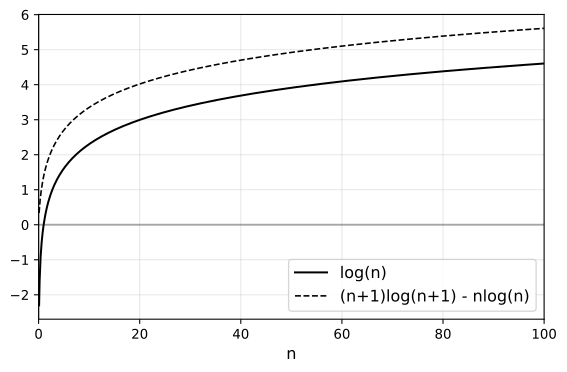

Write Python code to recreate this figure.
import numpy as np
import matplotlib.pyplot as plt

# Define the functions
def log_n(n):
    return np.log(n)

def difference_function(n):
    return (n + 1) * np.log(n + 1) - n * np.log(n)

# Generate n values
n = np.linspace(0, 100, 1000)

# Compute the functions
log_values = log_n(n)
diff_values = difference_function(n)

# Create the plot with updated styling
plt.figure(figsize=(6, 4))  # Smaller figure size

# Plot log(n)
plt.plot(n, log_values, 'k-', label='log(n)', linewidth=1.5)  # Black solid line

# Plot (n+1)log(n+1) - nlog(n)
plt.plot(n, diff_values, '--', color='black', label='(n+1)log(n+1) - nlog(n)', linewidth=1.2)  # Black dashed line

# Add labels and grid
plt.xlim(0,100)
plt.xlabel('n', fontsize=12)
plt.grid(True, alpha=0.3)  # More subtle grid lines

# Add horizontal and vertical reference lines
plt.axhline(y=0, color='k', linestyle='-', alpha=0.3)
plt.axvline(x=0, color='k', linestyle='-', alpha=0.3)

# Add a legend
plt.legend(fontsize=12, loc='lower right')

# Increase tick label size
plt.tick_params(axis='both', which='major', labelsize=10)

# Adjust layout and save the plot as a high-resolution image
plt.tight_layout()
plt.savefig('ologn.svg', bbox_inches='tight')
plt.show()
